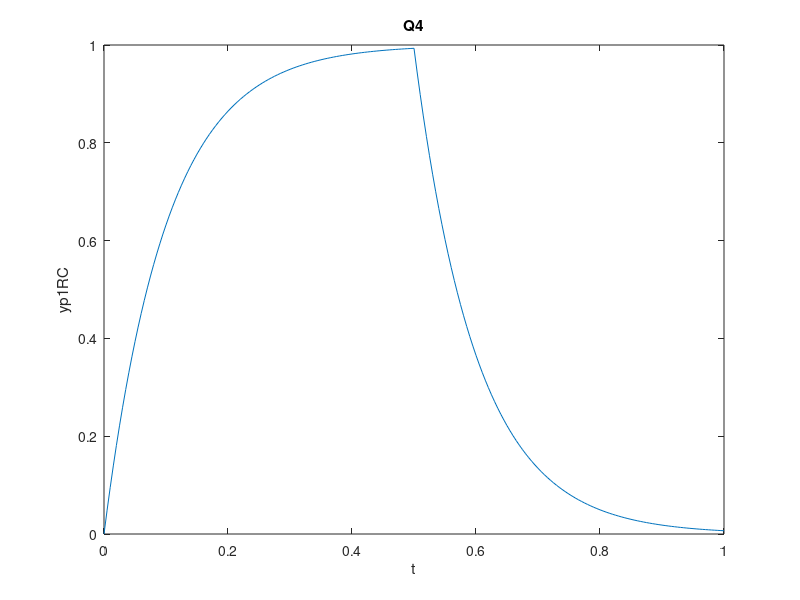

Write the MATLAB code that produced this figure.
t0 = 0.5;%s
R = 1000;%ohms
C = 100e-6;%farads
tau = R*C;
Vp = 1;%volts
t = 0:0.005:1;

yp1RC = zeros(size(t)); % Preallocating enough memory for y
region1 = (t>=0)&(t< t0); % First interval
yp1RC(region1) = Vp * (1 - exp(-t(region1)/tau));
region2 = (t>=t0)&(t<=1);
yp1RC(region2) = Vp * (1 - exp(-t0/tau)) * exp(-(t(region2) - t0)/tau);
figure(1);
plot(t,yp1RC);
xlabel('t');
ylabel('yp1RC');
title('Q4');
